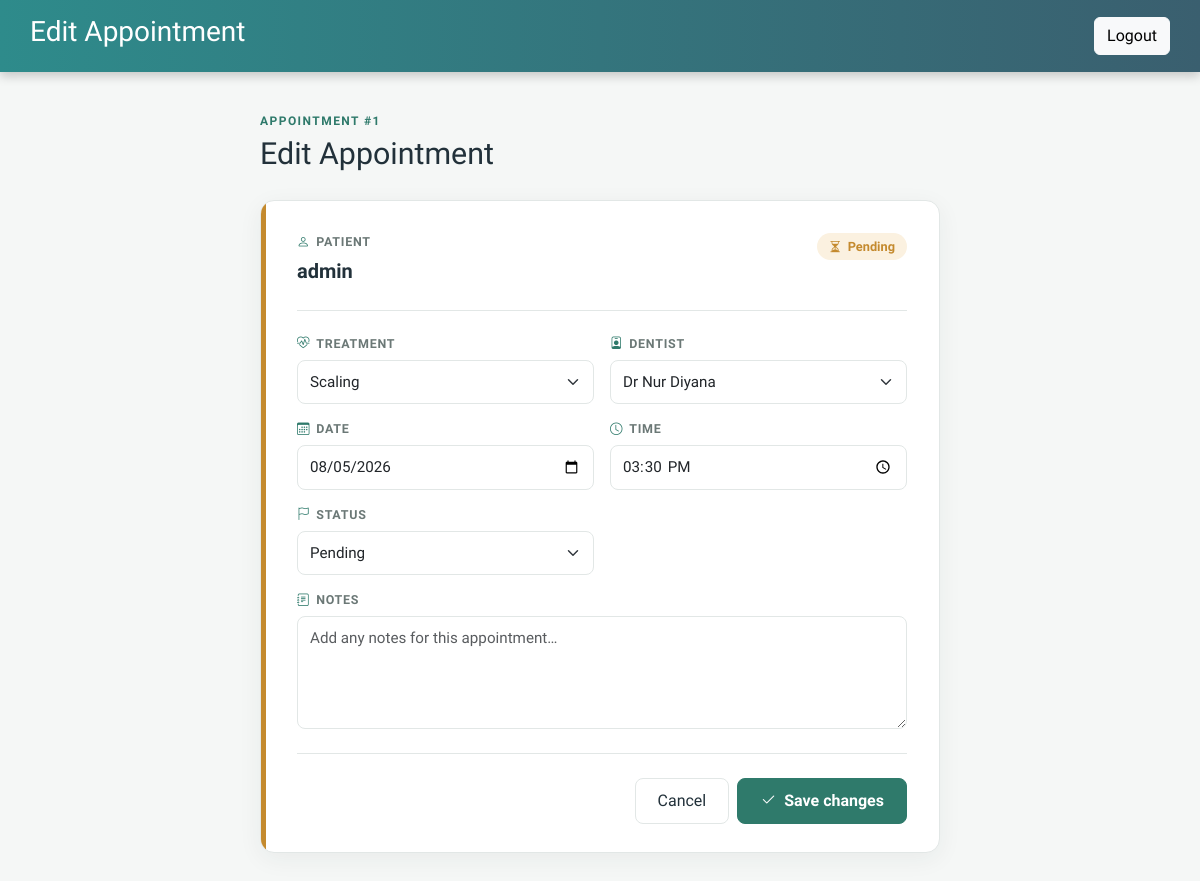
Page /admin/edit_appointment.php?id=1 (signed in) on the committed database.
### tables this page shows
CREATE TABLE `appointments` (
  `id` int(11) NOT NULL,
  `customer_id` int(11) NOT NULL,
  `dentist` varchar(100) DEFAULT NULL,
  `date` date DEFAULT NULL,
  `time` time DEFAULT NULL,
  `treatment` varchar(100) DEFAULT NULL,
  `status` varchar(50) DEFAULT NULL,
  `notes` text DEFAULT NULL
);

CREATE TABLE `users` (
  `id` int(11) NOT NULL,
  `username` varchar(50) NOT NULL,
  `password` varchar(255) NOT NULL,
  `role` enum('admin','customer','doctor') NOT NULL,
  `fullname` varchar(100) DEFAULT NULL,
  `ic_number` varchar(30) DEFAULT NULL,
  `email` varchar(150) DEFAULT NULL,
  `phone` varchar(30) DEFAULT NULL
);

### admin/edit_appointment.php (the view, shortened to what this page needs)
<?php
include("../config.php");
$id = (int)($_GET['id'] ?? 0);
$stmt = $conn->prepare("
    SELECT a.*, u.username AS customer_name
    FROM appointments a
    JOIN users u ON a.customer_id = u.id
    WHERE a.id = ?
");
$stmt->bind_param("i", $id);
$stmt->execute();
$row = $stmt->get_result()->fetch_assoc();
$treatments = ["Scaling", "Filling", "Extraction","Braces","Whitening", "Pediatric Dentistry"];
$dentists = ["Dr Nur Diyana","Dr Huda Sofiah","Dr. Afif Azmi", "Dr. Mohd Ghazlan", "Dr. Marina Shanthini"];
$statusMeta = [
    "Pending"   => ["color" => "#c48a2e", "bg" => "#fbf1e0", "icon" => "bi-hourglass-split"],
  "Approved"  => ["color" => "#2878a8", "bg" => "#e7f3fb", "icon" => "bi-check-circle"],
    "Done"      => ["color" => "#2f7a6b", "bg" => "#e6f2ef", "icon" => "bi-check-circle"],
    "Cancelled" => ["color" => "#b8443c", "bg" => "#fbeae9", "icon" => "bi-x-circle"],
];
$currentStatus = $row['status'] ?? 'Pending';
?>
<!DOCTYPE html>
<html lang="en">
<head>
  <link href="https://cdn.jsdelivr.net/npm/bootstrap@5.3.3/dist/css/bootstrap.min.css" rel="stylesheet">
  <link rel="stylesheet" href="https://cdn.jsdelivr.net/npm/bootstrap-icons@1.11.3/font/bootstrap-icons.css">
  <link rel="stylesheet" href="../css/admin_appointment.css">
  <link rel="stylesheet" href="../css/dashboard_admin.css">
</head>
<body>
  <div class="header">
    <div class="header-left">
        <h3>Edit Appointment</h3>
    </div>
    <a href="../index.php" class="btn btn-light">Logout</a>
</div>
  <div class="page-wrap">
    <div class="eyebrow">Appointment #<?= (int)$row['id'] ?></div>
    <h1 class="page-title">Edit Appointment</h1>
    <div class="card-panel">
      <div class="inner">
        <div class="d-flex justify-content-between align-items-start mb-3">
          <div>
            <div class="field-label mb-1"><i class="bi bi-person"></i> Patient</div>
            <div class="fw-semibold fs-5"><?= htmlspecialchars($row['customer_name']) ?></div>
          </div>
          <?php $meta = $statusMeta[$currentStatus] ?? $statusMeta['Pending']; ?>
          <span class="status-chip" style="background:<?= htmlspecialchars($meta['bg']) ?>; color:<?= htmlspecialchars($meta['color']) ?>;">
            <i class="bi <?= htmlspecialchars($meta['icon']) ?>"></i> <?= htmlspecialchars($currentStatus) ?>
          </span>
        </div>
        <div class="section-divider"></div>
        <form method="POST">
          <div class="row g-3">
            <div class="col-md-6">
              <label class="field-label"><i class="bi bi-heart-pulse"></i> Treatment</label>
              <select name="treatment" class="form-select" required>
                <?php foreach ($treatments as $t): ?>
                  <option value="<?= htmlspecialchars($t) ?>" <?= ($row['treatment'] == $t) ? 'selected' : '' ?>><?= htmlspecialchars($t) ?></option>
                <?php endforeach; ?>
              </select>
            </div>
            <div class="col-md-6">
              <label class="field-label"><i class="bi bi-person-badge"></i> Dentist</label>
              <select name="dentist" class="form-select" required>
                <?php foreach ($dentists as $d): ?>
                  <option value="<?= htmlspecialchars($d) ?>" <?= ($row['dentist'] == $d) ? 'selected' : '' ?>><?= htmlspecialchars($d) ?></option>
                <?php endforeach; ?>
              </select>
            </div>
            <div class="col-md-6">
              <label class="field-label"><i class="bi bi-calendar3"></i> Date</label>
              <input type="date" name="date" class="form-control" value="<?= htmlspecialchars($row['date']) ?>" required>
            </div>
            <div class="col-md-6">
              <label class="field-label"><i class="bi bi-clock"></i> Time</label>
              <input type="time" name="time" class="form-control" value="<?= htmlspecialchars(substr($row['time'], 0, 5)) ?>" required>
            </div>
            <div class="col-md-6">
              <label class="field-label"><i class="bi bi-flag"></i> Status</label>
              <select name="status" class="form-select">
                <?php foreach (["Pending", "Approved", "Done", "Cancelled"] as $s): ?>
                  <option value="<?= $s ?>" <?= ($currentStatus == $s) ? 'selected' : '' ?>><?= $s ?></option>
                <?php endforeach; ?>
              </select>
            </div>
            <div class="col-12">
              <label class="field-label"><i class="bi bi-journal-text"></i> Notes</label>
              <textarea name="notes" class="form-control" rows="4" placeholder="Add any notes for this appointment…"><?= htmlspecialchars($row['notes'] ?? '') ?></textarea>
            </div>
          </div>
          <div class="section-divider"></div>
          <div class="d-flex justify-content-end gap-2">
            <a href="admin_appointments.php" class="btn btn-clinic-secondary">Cancel</a>
            <button type="submit" class="btn btn-clinic-primary">
              <i class="bi bi-check2 me-1"></i> Save changes
            </button>
          </div>
        </form>
      </div>
    </div>
  </div>
</body>
</html>

### css/admin_appointment.css (style rules this page uses)
body { background: #AFEEEE; font-family: 'Segoe UI', sans-serif; margin: 0; display: flex; flex-direction: column; min-height: 100vh; position: relative; }
body::before { content: ""; position: fixed; inset: 0; background: linear-gradient(135deg, rgba(46, 139, 139, 0.35), rgba(23, 162, 184, 0.35)), repeating-linear-gradient(45deg, rgba(255, 255, 255, 0.05) 0, rgba(255, 255, 255, 0.05) 2px, transparent 2px, transparent 6px); z-index: -1; }
.header { background: linear-gradient(90deg, #2E8B8B, #3A5F6F); color: white; padding: 15px 30px; display: flex; justify-content: space-between; align-items: center; box-shadow: 0 4px 10px rgba(0, 0, 0, 0.2); }
.header-left { display: flex; align-items: center; gap: 10px; }

### css/dashboard_admin.css (style rules this page uses)
body { background: #AFEEEE; font-family: 'Segoe UI', sans-serif; margin: 0; display: flex; flex-direction: column; min-height: 100vh; position: relative; }
body::before { content: none; }
.header { background: linear-gradient(90deg, #2e8b8b, #3a5f6f); color: white; padding: 15px 30px; display: flex; justify-content: space-between; align-items: center; box-shadow: 0 4px 10px rgba(0, 0, 0, 0.2); min-height: 60px; z-index: 1001; }
.header-left { display: flex; align-items: center; gap: 12px; }

### rows in the picture
appointments: id "1", users.username "admin", status "Pending", treatment "Scaling", date "08/05/2026", time "15:30"

### other values in the picture
form field dentist "Dr Nur Diyana"
